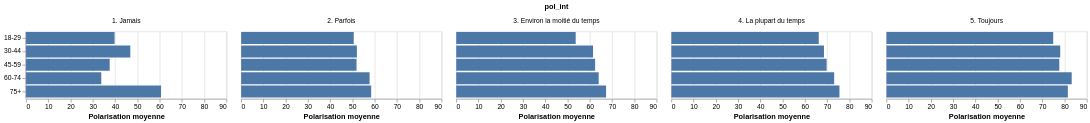

Write notebook code for a chart like this one.
### Code cell
alt.Chart(pol_means_facet).mark_bar().encode(
    x=alt.X(
        "polarisation",
        type="quantitative",
        title="Polarisation moyenne",
    ),
    y=alt.Y(
        "age_group",
        type="ordinal",
        title="",
    )
).facet(    "pol_int", 
#    title="Polarisation moyenne par âge et intérêt politique"
)

### Figure 1 — Vega specification as saved in the notebook (floating-point values rounded to 4 significant figures)
{"$schema": "https://vega.github.io/schema/vega/v6.json", "data": [{"name": "source_0", "values": [{"age_group": "18-29", "pol_int": "1. Jamais", "polarisation": 39.76, "y_age_group_sort_index": 5.0}, {"age_group": "18-29", "pol_int": "2. Parfois", "polarisation": 50.56, "y_age_group_sort_index": 5.0}, {"age_group": "18-29", "pol_int": "3. Environ la moitié du temps", "polarisation": 53.64, "y_age_group_sort_index": 5.0}, {"age_group": "18-29", "pol_int": "4. La plupart du temps", "polarisation": 66.2, "y_age_group_sort_index": 5.0}, {"age_group": "18-29", "pol_int": "5. Toujours", "polarisation": 74.9, "y_age_group_sort_index": 5.0}, {"age_group": "30-44", "pol_int": "1. Jamais", "polarisation": 46.82, "y_age_group_sort_index": 5.0}, {"age_group": "30-44", "pol_int": "2. Parfois", "polarisation": 51.98, "y_age_group_sort_index": 5.0}, {"age_group": "30-44", "pol_int": "3. Environ la moitié du temps", "polarisation": 61.43, "y_age_group_sort_index": 5.0}, {"age_group": "30-44", "pol_int": "4. La plupart du temps", "polarisation": 68.55, "y_age_group_sort_index": 5.0}, {"age_group": "30-44", "pol_int": "5. Toujours", "polarisation": 78.04, "y_age_group_sort_index": 5.0}, {"age_group": "45-59", "pol_int": "1. Jamais", "polarisation": 37.56, "y_age_group_sort_index": 5.0}, {"age_group": "45-59", "pol_int": "2. Parfois", "polarisation": 51.83, "y_age_group_sort_index": 5.0}, {"age_group": "45-59", "pol_int": "3. Environ la moitié du temps", "polarisation": 62.36, "y_age_group_sort_index": 5.0}, {"age_group": "45-59", "pol_int": "4. La plupart du temps", "polarisation": 69.75, "y_age_group_sort_index": 5.0}, {"age_group": "45-59", "pol_int": "5. Toujours", "polarisation": 77.63, "y_age_group_sort_index": 5.0}, {"age_group": "60-74", "pol_int": "1. Jamais", "polarisation": 33.78, "y_age_group_sort_index": 5.0}, {"age_group": "60-74", "pol_int": "2. Parfois", "polarisation": 57.69, "y_age_group_sort_index": 5.0}, {"age_group": "60-74", "pol_int": "3. Environ la moitié du temps", "polarisation": 63.97, "y_age_group_sort_index": 5.0}, {"age_group": "60-74", "pol_int": "4. La plupart du temps", "polarisation": 73.13, "y_age_group_sort_index": 5.0}, {"age_group": "60-74", "pol_int": "5. Toujours", "polarisation": 83.2, "y_age_group_sort_index": 5.0}, {"age_group": "75+", "pol_int": "1. Jamais", "polarisation": 60.62, "y_age_group_sort_index": 5.0}, {"age_group": "75+", "pol_int": "2. Parfois", "polarisation": 58.4, "y_age_group_sort_index": 5.0}, {"age_group": "75+", "pol_int": "3. Environ la moitié du temps", "polarisation": 67.3, "y_age_group_sort_index": 5.0}, {"age_group": "75+", "pol_int": "4. La plupart du temps", "polarisation": 75.5, "y_age_group_sort_index": 5.0}, {"age_group": "75+", "pol_int": "5. Toujours", "polarisation": 81.48, "y_age_group_sort_index": 5.0}]}, {"name": "facet_domain"}, {"name": "facet_domain_row", "values": [{"data": 0.0}]}, {"name": "facet_domain_column", "values": [{"data": 0.0}, {"data": 1.0}, {"data": 2.0}, {"data": 3.0}, {"data": 4.0}]}, {"name": "data_2", "values": [{"polarisation_end": 39.76, "polarisation_start": 0.0}, {"polarisation_end": 50.56, "polarisation_start": 0.0}, {"polarisation_end": 53.64, "polarisation_start": 0.0}, {"polarisation_end": 66.2, "polarisation_start": 0.0}, {"polarisation_end": 74.9, "polarisation_start": 0.0}, {"polarisation_end": 46.82, "polarisation_start": 0.0}, {"polarisation_end": 51.98, "polarisation_start": 0.0}, {"polarisation_end": 61.43, "polarisation_start": 0.0}, {"polarisation_end": 68.55, "polarisation_start": 0.0}, {"polarisation_end": 78.04, "polarisation_start": 0.0}, {"polarisation_end": 37.56, "polarisation_start": 0.0}, {"polarisation_end": 51.83, "polarisation_start": 0.0}, {"polarisation_end": 62.36, "polarisation_start": 0.0}, {"polarisation_end": 69.75, "polarisation_start": 0.0}, {"polarisation_end": 77.63, "polarisation_start": 0.0}, {"polarisation_end": 33.78, "polarisation_start": 0.0}, {"polarisation_end": 57.69, "polarisation_start": 0.0}, {"polarisation_end": 63.97, "polarisation_start": 0.0}, {"polarisation_end": 73.13, "polarisation_start": 0.0}, {"polarisation_end": 83.2, "polarisation_start": 0.0}, {"polarisation_end": 60.62, "polarisation_start": 0.0}, {"polarisation_end": 58.4, "polarisation_start": 0.0}, {"polarisation_end": 67.3, "polarisation_start": 0.0}, {"polarisation_end": 75.5, "polarisation_start": 0.0}, {"polarisation_end": 81.48, "polarisation_start": 0.0}]}, {"name": "source_0_y_domain_age_group", "values": [{"age_group": "18-29", "sort_field": 5.0}, {"age_group": "30-44", "sort_field": 5.0}, {"age_group": "45-59", "sort_field": 5.0}, {"age_group": "60-74", "sort_field": 5.0}, {"age_group": "75+", "sort_field": 5.0}]}], "signals": [{"name": "child_width", "value": 300}, {"name": "y_step", "value": 20}, {"name": "child_height", "update": "bandspace(domain('y').length, 0.1, 0.05) * y_step"}], "marks": [{"type": "group", "name": "facet-title", "title": {"text": "pol_int", "offset": 10, "style": "guide-title"}, "role": "column-title"}, {"type": "group", "name": "row_header", "from": {"data": "facet_domain_row"}, "encode": {"update": {"height": {"signal": "child_height"}}}, "axes": [{"scale": "y", "zindex": 0, "orient": "left", "grid": false}], "role": "row-header"}, {"type": "group", "name": "column_footer", "from": {"data": "facet_domain_column"}, "encode": {"update": {"width": {"signal": "child_width"}}}, "axes": [{"scale": "x", "labelOverlap": true, "tickCount": {"signal": "ceil(child_width/40)"}, "zindex": 0, "title": "Polarisation moyenne", "orient": "bottom", "labelFlush": true, "grid": false}], "role": "column-footer"}, {"type": "group", "name": "cell", "from": {"facet": {"data": "source_0", "name": "facet", "groupby": ["pol_int"]}}, "sort": {"field": ["datum[\"pol_int\"]"], "order": ["ascending"]}, "encode": {"update": {"height": {"signal": "child_height"}, "width": {"signal": "child_width"}}}, "data": [{"name": "data_0", "source": "facet", "transform": [{"type": "stack", "field": "polarisation", "groupby": ["age_group"], "sort": {"field": [], "order": []}, "as": ["polarisation_start", "polarisation_end"], "offset": "zero"}, {"type": "filter", "expr": "isValid(datum[\"polarisation\"]) && isFinite(+datum[\"polarisation\"])"}, {"type": "project", "fields": ["age_group", "polarisation_end", "polarisation_start"]}]}], "marks": [{"type": "rect", "name": "child_marks", "from": {"data": "data_0"}, "encode": {"update": {"x": {"field": "polarisation_end", "scale": "x"}, "x2": {"field": "polarisation_start", "scale": "x"}, "height": {"signal": "max(0.25, bandwidth('y'))"}, "fill": {"value": "#4c78a8"}, "y": {"field": "age_group", "scale": "y"}}}, "style": ["bar"]}], "axes": [{"scale": "x", "zindex": 0, "aria": false, "minExtent": 0, "domain": false, "gridScale": "y", "tickCount": {"signal": "ceil(child_width/40)"}, "grid": true, "orient": "bottom", "labels": false, "maxExtent": 0, "ticks": false}], "title": {"text": {"signal": "isValid(parent[\"pol_int\"]) ? parent[\"pol_int\"] : \"\"+parent[\"pol_int\"]"}, "style": "guide-label", "offset": 10, "frame": "group"}, "style": "cell"}], "scales": [{"name": "x", "type": "linear", "domain": {"data": "data_2", "fields": ["polarisation_start", "polarisation_end"]}, "range": [0, {"signal": "child_width"}], "nice": true, "zero": true}, {"name": "y", "type": "band", "domain": {"data": "source_0_y_domain_age_group", "field": "age_group", "sort": {"op": "max", "field": "sort_field"}}, "range": {"step": {"signal": "y_step"}}, "paddingOuter": 0.05, "paddingInner": 0.1}], "padding": 5, "layout": {"padding": 20, "bounds": "full", "align": "all"}, "background": "white"}
